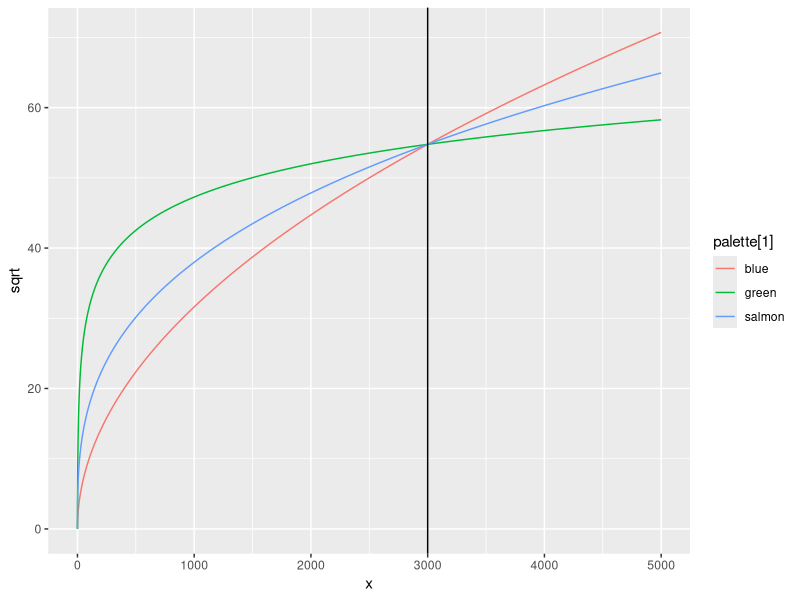
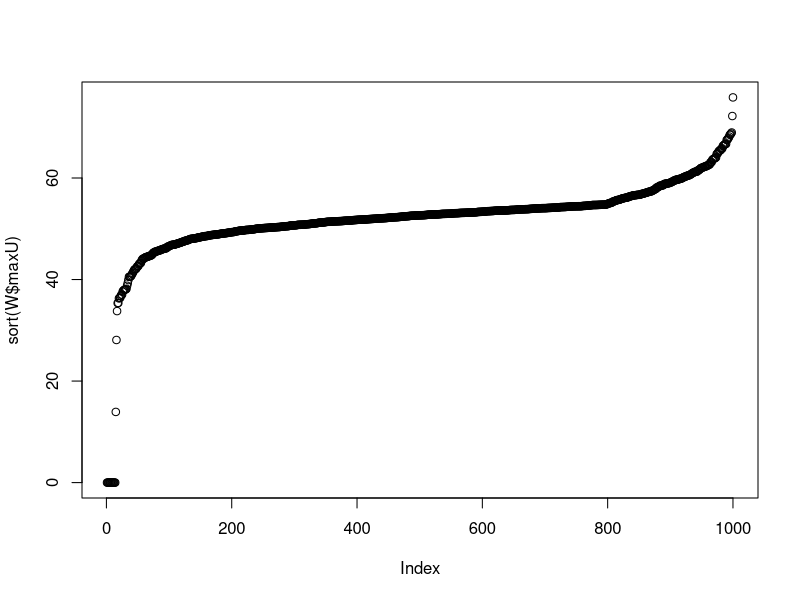

Here is the R script that generated these plots, in order:
## ---- chunk 1
knitr::opts_chunk$set(echo = TRUE)
## ---- chunk 2
palette = c("blue", "green", "salmon")
## ---- chunk 3
W_max = 3000
u1 = function(w) sqrt(w)
u2 = function(w) log(w+1) * sqrt(W_max) / log(1+W_max)
u3 = function(w, a) w**a * sqrt(W_max) / W_max**a

X = data.frame("x" = 0:5000)
X$sqrt = u1(X$x)
X$ln = u2(X$x)
X$athird = u3(X$x, 1/3)
X
## ---- chunk 4
library(ggplot2)
ggplot(data=X) +
  geom_line(aes(x=x, y=sqrt, color=palette[1])) +
  geom_line(aes(x=x, y=ln, color=palette[2])) +
  geom_line(aes(x=x, y=athird, color=palette[3])) +
  geom_vline(xintercept=W_max)
## ---- chunk 5
W = data.frame("w" = sapply(rnorm(1000, 2200, 1000), function(x) max(0, x)))
W$u1 = u1(W$w)
W$u2 = u2(W$w)
W$u3 = u3(W$w, 1/3)
W$maxU = apply(W[, 2:4], 1, max)

plot(sort(W$maxU))
## ---- chunk 6
library(gridExtra)
N = 1000
individuals = data.frame("income" = runif(N, min=900, max=5000),
                         "savings" = runif(N, min=0, max=10000))
individuals$total = individuals$income + individuals$savings

best_utility = function(w) {
  best_u = u1(w)
  result = 1
  if (u2(w) > best_u) {
    best_u = u2(w)
    result = 2
  }
  if (u3(w, 1/3) > best_u) {
    best_u = u3(w, 1/3)
    result = 3
  }
  result
}

individuals$plan = sapply(individuals$total, best_utility)
table(individuals$plan)
## ---- chunk 7
risk = data.frame("p" = c(0.1, 0.9),
                  "cost" = c(200, 0))
